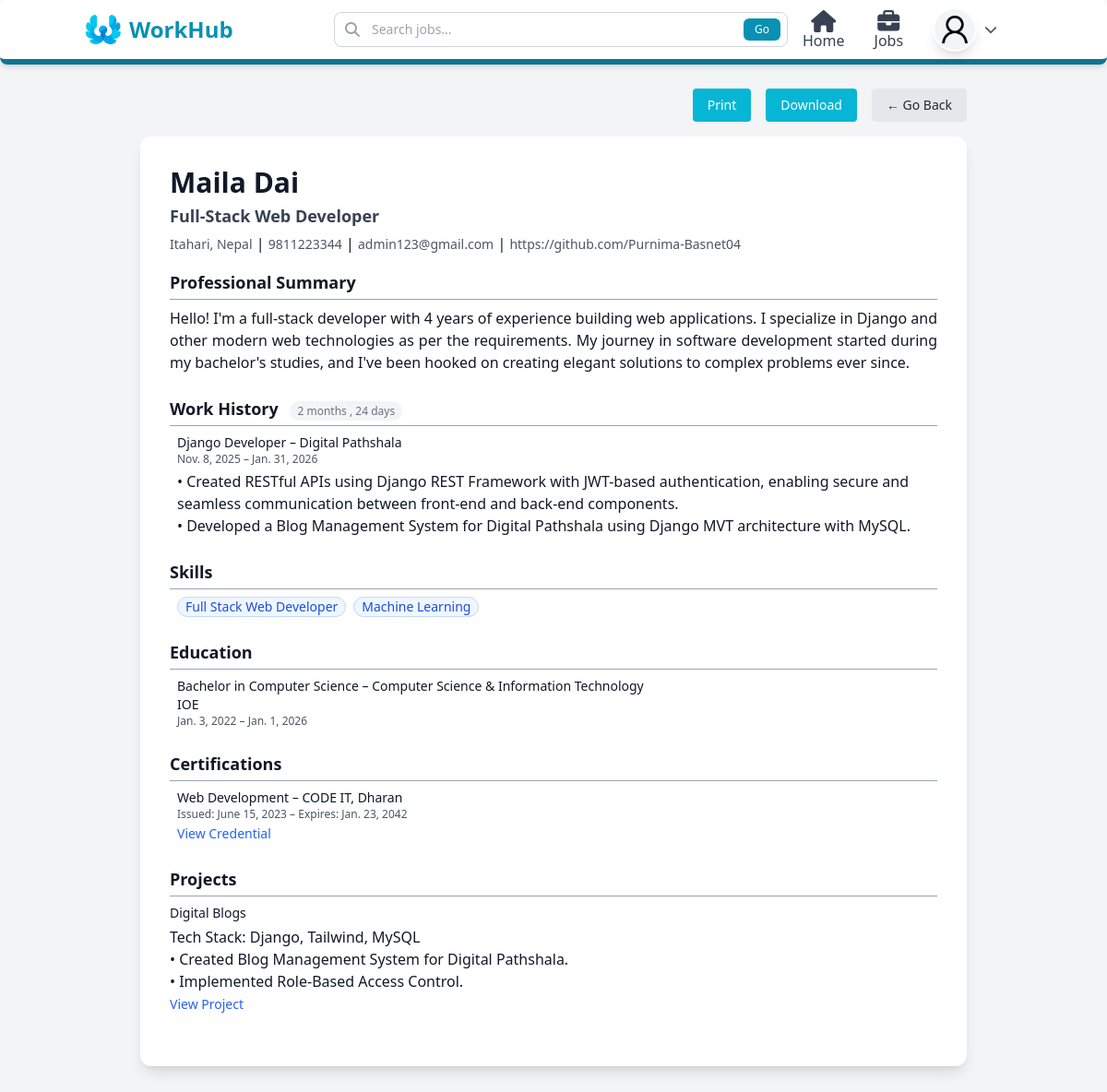
Screenshot of /user/resume/6 (signed in) with the database file from the repository.
### users/models.py (models this page shows, shortened)
class Profile(models.Model):
    def generateImagePath(instance, filename):
        return f"users/{instance.user.username}/{filename}"
    class RoleOptions(models.TextChoices):
        Admin = "Admin", "Admin"
        JobSeeker = "Job Seeker", "Job Seeker"
        Recruiter = "Recruiter", "Recruiter"
    class GenderOptions(models.TextChoices):
        Male = "Male", "Male"
        Female = "Female", "Female"
        Others = "Others", "Others"
    class JobTypeOptions(models.TextChoices):
        FullTime = "Full Time", "Full Time"
        PartTime = "Part Time", "Part Time"
        Contract = "Contract", "Contract"
        Intern = "Internship", "Internship"
    class WorkModeOptions(models.TextChoices):
        OnSite = "On-site", "On-site"
        Remote = "Remote", "Remote"
        Hybrid = "Hybrid", "Hybrid"
    user = models.OneToOneField(User, on_delete=models.CASCADE)
    position = models.CharField(max_length=100, blank=True)
    summary = models.TextField(blank=True)
    address = models.CharField(max_length=50)
    phone = models.CharField( max_length=10)
    nationality = models.CharField( max_length=15, default="Nepal")
    gender = models.CharField( choices=GenderOptions, default=GenderOptions.Male, max_length=6 )
    profile_image = models.ImageField( blank=True, null=True, upload_to=generateImagePath, default="users/default_user.png" )
    dob = models.DateField(blank=True, null=True)
    role = models.CharField(max_length=10, choices=RoleOptions, default=RoleOptions.JobSeeker)
    skills = models.ManyToManyField(Skill, blank=True, related_name="profiles")
    preferred_location = models.CharField(max_length=100, blank=True)
    preferred_job_type = models.CharField(max_length=50, choices=JobTypeOptions, blank=True)
    preferred_work_mode = models.CharField(max_length=20, choices=WorkModeOptions, blank=True)
    created_at = models.DateTimeField(auto_now_add=True)
    def completion_percentage(self):
        checks = [
            bool(self.position),
            bool(self.summary),
            bool(self.address),
            bool(self.phone),
            bool(self.dob),
            bool(self.profile_image),
            self.skills.exists(),
            self.educations.exists(),
            self.experiences.exists(),
            self.projects.exists(),
            bool(self.preferred_location),
            bool(self.preferred_job_type),
            bool(self.preferred_work_mode),
        ]
        completed = sum(checks)
        total = len(checks)
        return int((completed / total) * 100)

class SocialLink(models.Model):
    profile = models.ForeignKey(Profile, on_delete=models.CASCADE, related_name="social_links")
    platform = models.CharField(max_length=50)
    url = models.URLField()

class Experience(models.Model):
    profile = models.ForeignKey(Profile, on_delete=models.CASCADE, related_name="experiences")
    job_title = models.CharField(max_length=100)
    company_name = models.CharField(max_length=100)
    start_date = models.DateField()
    end_date = models.DateField(blank=True, null=True)
    description = models.TextField(blank=True)

class Education(models.Model):
    profile = models.ForeignKey(Profile, on_delete=models.CASCADE, related_name="educations")
    institution_name = models.CharField(max_length=100)
    degree = models.CharField(max_length=100)
    field_of_study = models.CharField(max_length=100, blank=True)
    start_date = models.DateField()
    end_date = models.DateField(blank=True, null=True)
    description = models.TextField(blank=True)

class Certification(models.Model):
    profile = models.ForeignKey(Profile, on_delete=models.CASCADE, related_name="certifications")
    name = models.CharField(max_length=100)
    issuing_organization = models.CharField(max_length=100)
    issue_date = models.DateField()
    expiration_date = models.DateField(blank=True, null=True)
    credential_id = models.CharField(max_length=100, blank=True)
    credential_url = models.URLField(blank=True)

class Project(models.Model):
    profile = models.ForeignKey(Profile, on_delete=models.CASCADE, related_name="projects")
    title = models.CharField(max_length=100)
    description = models.TextField()
    project_url = models.URLField(blank=True)

### skills/models.py (models this page shows, shortened)
class Skill(models.Model):
    name = models.CharField(max_length=50, unique=True)
    is_active = models.BooleanField(default=True)

### users/views.py (the view)
# urls.py: path("resume/<int:profile_id>", view_resume, name="generate-resume"),
@login_required(login_url="/user/login")
def view_resume(request, profile_id):
    profile = get_object_or_404(Profile, id=profile_id)
    user = profile.user
    experience_duration = calculate_total_experience(profile.experiences.all())
    return render( request, "pages/users/resume.html", {"user":user, "profile": profile, "experience_duration": experience_duration})

### users/utils.py (called while the page is built)
def calculate_total_experience(experiences):
    total_days = 0
    for exp in experiences:
        start = exp.start_date
        end = exp.end_date or date.today()
        total_days += (end - start).days
    years = total_days // 365
    remaining_days = total_days % 365
    months = remaining_days // 30
    days = remaining_days % 30
    return {
        "years": years,
        "months": months,
        "days": days,
    }

### templates/pages/users/resume.html (shortened to what this page needs)
{% extends 'layouts/main.html' %}
{% block content %}
  <div class="min-h-screen bg-gray-100 py-8 px-4 sm:px-6 lg:px-8 flex flex-col">
    <div class="w-full max-w-4xl mx-auto flex flex-col">
      <div class="no-print flex space-x-4 mb-4 ml-auto">
        <button onclick="window.print()" class="px-4 py-2 bg-cyan-500 text-white rounded hover:bg-cyan-600 text-sm">Print</button>
        <button id="downloadBtn" class="px-4 py-2 bg-cyan-500 text-white rounded hover:bg-cyan-600 text-sm">Download</button>
        <button onclick="goBack()" class="px-4 py-2 bg-gray-200 text-gray-800 rounded hover:bg-gray-300 text-sm">← Go Back</button>
      </div>
      <div class="w-full bg-white shadow-lg rounded-xl p-8 font-sans text-gray-900 mx-auto cv-card">
        <div class="mb-4">
          <h1 class="text-3xl font-bold mb-1">{{ user.first_name }} {{ user.last_name }}</h1>
          {% if profile.position %}
            <p class="text-lg font-semibold text-gray-700 mb-1">{{ profile.position }}</p>
          {% endif %}
          {% if profile.address %}
            <span class="text-sm text-gray-600">{{ profile.address }}</span>
          {% endif %}
          {% if profile.phone %}
            {% if profile.address %} | {% endif %}
            <span class="text-sm text-gray-600">{{ profile.phone }}</span>
          {% endif %}
          {% if user.email %}
            {% if profile.address or profile.phone %} | {% endif %}
            <span class="text-sm text-gray-600">{{ user.email }}</span>
          {% endif %}
          {% if profile.social_links.exists %}
            {% for link in profile.social_links.all %}
             | <span class="text-sm text-gray-600"> {{ link.url }}</span>
            {% endfor %}
          {% endif %}
        </div>
        {% if profile.summary %}
          <div class="mb-6 text-justify">
            <h2 class="text-lg font-semibold border-b border-gray-400 pb-1 mb-2">Professional Summary</h2>
            <p class="text-md mx-2">{{ profile.summary | linebreaks }}</p>
          </div>
        {% endif %}
        {% if profile.experiences.exists %}
          <div class="mb-6 avoid-break">
            <h2 class="text-lg font-semibold border-b border-gray-400 pb-1 mb-2">
              Work History{% if experience_duration %}
                <span class="text-xs font-normal text-gray-500 bg-gray-100 px-2 py-0.5 rounded-full ml-2">
                  {% if experience_duration.months > 0 %}
                    {% if experience_duration.years > 0 %}, {% endif %}{{ experience_duration.months }} months
                  {% endif %}
                  {% if experience_duration.days > 0 %}
                    {% if experience_duration.years > 0 or experience_duration.months > 0 %}, {% endif %}
                    {{ experience_duration.days }} days
                  {% endif %}
                </span>
              {% endif %}
            </h2>
            <div class="space-y-3 mt-2 mx-2">
              {% for exp in profile.experiences.all %}
                <div class="">
                  <p class="font-medium text-sm">{{ exp.job_title }} – {{ exp.company_name }}</p>
                  <p class="text-xs text-gray-600">{{ exp.start_date }} – {{ exp.end_date|default:'Present' }}</p>
                  {% if exp.description %}
                    <p class="text-sm mt-1">{{ exp.description | linebreaks }}</p>
                  {% endif %}
                </div>
              {% endfor %}
            </div>
          </div>
        {% endif %}
        {% if profile.skills.exists %}
          <div class="mb-6">
            <h2 class="text-lg font-semibold border-b border-gray-400 pb-1 mb-2">Skills</h2>
            <div class="text-sm flex gap-2 mx-2">
              {% for skill in profile.skills.all %}
                <span class="inline-flex items-center px-2 rounded-full text-sm font-medium bg-blue-50 text-blue-700 border border-blue-200">{{ skill.name }}{% if not forloop.last %} {% endif %}</span>
              {% endfor %}
            </div>
          </div>
        {% endif %}
        {% if profile.educations.exists %}
          <div class="mb-6 avoid-break">
            <h2 class="text-lg font-semibold border-b border-gray-400 pb-1 mb-2">Education</h2>
            {% for edu in profile.educations.all %}
              <div class="mb-3 mx-2">
                <p class="font-medium text-sm">
                  {{ edu.degree }}{% if edu.field_of_study %}
                    – {{ edu.field_of_study }}
                  {% endif %}
                </p>
                <p class="text-sm">{{ edu.institution_name }}</p>
                <p class="text-xs text-gray-600">{{ edu.start_date }} – {{ edu.end_date|default:'Present' }}</p>
              </div>
            {% endfor %}
          </div>
        {% endif %}
        {% if profile.certifications.exists %}
          <div class="mb-6">
            <h2 class="text-lg font-semibold border-b border-gray-400 pb-1 mb-2">Certifications</h2>
            {% for cert in profile.certifications.all %}
              <div class="mb-2 mx-2">
                <p class="font-medium text-sm">{{ cert.name }} – {{ cert.issuing_organization }}</p>
                <p class="text-xs text-gray-600">
                  Issued: {{ cert.issue_date }}{% if cert.expiration_date %}
                    – Expires: {{ cert.expiration_date }}
                  {% endif %}
                </p>
                {% if cert.credential_url %}
                  <a href="{{ cert.credential_url }}" target="_blank" class="text-sm text-blue-600 hover:underline">View Credential</a>
                {% endif %}
              </div>
            {% endfor %}
          </div>
        {% endif %}
        {% if profile.projects.exists %}
          <div class="mb-6 avoid-break">
            <h2 class="text-lg font-semibold border-b border-gray-400 pb-1 mb-2">Projects</h2>
            {% for project in profile.projects.all %}
              <div class="mb-3 avoid-break">
                <p class="font-medium text-sm">{{ project.title }}</p>
                <p class="text-sm mt-1">{{ project.description | linebreaks }}</p>
                {% if project.project_url %}
                  <a href="{{ project.project_url }}" target="_blank" class="text-sm text-blue-600 hover:underline">View Project</a>
                {% endif %}
              </div>
            {% endfor %}
          </div>
        {% endif %}
      </div>
    </div>
  </div>
{% endblock %}

### templates/layouts/main.html (shortened to what this page needs)
<!DOCTYPE html>
<html lang="en">
  <head>
    <script src="https://cdn.tailwindcss.com"></script>
    <link rel="stylesheet" href="https://cdnjs.cloudflare.com/ajax/libs/font-awesome/6.5.0/css/all.min.css" />
  </head>
  <body class="bg-gray-50">
    <nav class="fixed w-full z-50 bg-white shadow-md border-b-[6px] border-cyan-700 rounded-lg no-print">
      <div class="mx-auto px-4 sm:px-6 lg:px-8 ml-[5%] mr-[5%]">
        <div class="grid grid-cols-4 space-x-4 items-center h-16">
          <a href="/" class="flex items-center gap-2">
            <img class="h-10 w-10" src="/media/system_image/logo1.png" alt="Logo" />
            <h1 class="hidden md:block text-2xl font-bold text-cyan-600">WorkHub</h1>
          </a>
          <div class="col-span-2 relative">
            <form method="GET" action="/jobs" class="flex items-center">
              <input type="text" name="search" placeholder="Search jobs..." value="{{ request.GET.search }}" class="w-[100%] pl-10 pr-4 py-2 border border-gray-300 rounded-lg focus:outline-none focus:ring-2 focus:ring-cyan-500 focus:border-transparent text-sm" />
              <i class="fas fa-search absolute left-3 top-1/2 -translate-y-1/2 text-gray-400"></i>
              <button type="submit" class="absolute right-2 top-1/2 -translate-y-1/2 px-3 py-1 bg-cyan-600 text-white text-xs rounded-md hover:bg-cyan-700 transition duration-300">Go</button>
            </form>
          </div>
          {% if request.user.is_authenticated %}
            <div class="hidden md:flex items-center space-x-8 ms-auto relative">
              <a href="/dashboard" class="mt-auto flex flex-col space-y-2 items-center text-gray-700 hover:text-cyan-600 transition duration-300">
                <i class="fa fa-xl fa-home"></i>
                <span class="">Home</span>
              </a>
              <a href="/jobs" class="mt-auto flex flex-col space-y-2 items-center text-gray-700 hover:text-cyan-600 transition duration-300">
                <i class="fa-solid fa-xl fa-briefcase"></i>
                <span class="">Jobs</span>
              </a>
              <div class="" id="profileDropdown">
                <button type="button" onclick="toggleDropdown()" class="flex items-center gap-2 focus:outline-none">
                  <img src="{{ request.user.profile.profile_image.url }}" alt="{{ user.username }}" class="w-12 h-12 rounded-full bg-gray-100 border-2 border-white shadow-lg object-cover hover:border-cyan-600 hover:scale-[1.05] transition duration-300 cursor-pointer" />
                  <i id="dropdownArrow" class="fas fa-chevron-down text-gray-600 text-sm transition-transform duration-300"></i>
                </button>
              </div>
            </div>
          {% endif %}
        </div>
      </div>
    </nav>
    <div class="flex flex-col pt-16 pb-4 min-h-[80vh]">
      {% block content %}
      {% endblock %}
    </div>
  </body>
</html>

### templates/layouts/main.html (style rules this page uses)
* { margin: 0; }

### rows the page displays
Profile: position "Full-Stack Web Developer", address "Itahari, Nepal", phone "9811223344", summary "Hello! I'm a full-stack developer with 4 years of experience building web applications. I specialize in Django and other modern web technologies as per the requirements. My journey in software development started during my bachelor's studies, and I've been hooked on creating elegant solutions to complex problems ever since."
SocialLink: url "https://github.com/Purnima-Basnet04"
Experience: job_title "Django Developer", company_name "Digital Pathshala", start_date "Nov. 8, 2025", end_date "Jan. 31, 2026", description "• Created RESTful APIs using Django REST Framework with JWT-based authentication, enabling secure and seamless communication between front-end and back-end components. • Developed a Blog Management System for Digital Pathshala using Django MVT architecture with MySQL."
Skill: name "Full Stack Web Developer"
Skill: name "Machine Learning"
Education: degree "Bachelor in Computer Science", field_of_study "Computer Science & Information Technology", institution_name "IOE", start_date "Jan. 3, 2022", end_date "Jan. 1, 2026"
Certification: name "Web Development", issuing_organization "CODE IT, Dharan", issue_date "June 15, 2023", expiration_date "Jan. 23, 2042"
Project: title "Digital Blogs", description "Tech Stack: Django, Tailwind, MySQL • Created Blog Management System for Digital Pathshala. • Implemented Role-Based Access Control."

### other values shown
{{ user.first_name }} "Maila"
{{ user.last_name }} "Dai"
{{ user.email }} "admin123@gmail.com"
{{ experience_duration.months }} "2"
{{ experience_duration.days }} "24"
